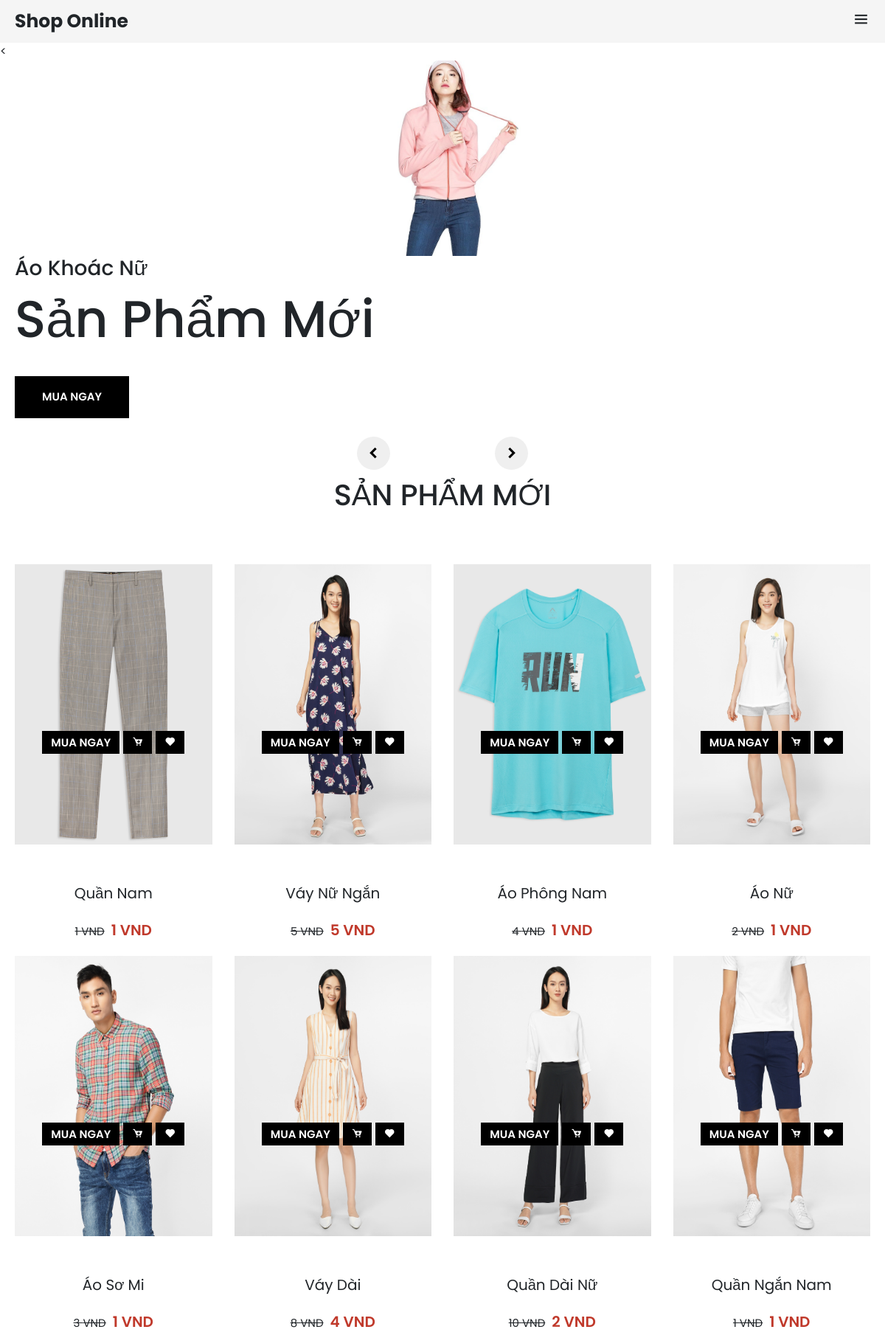
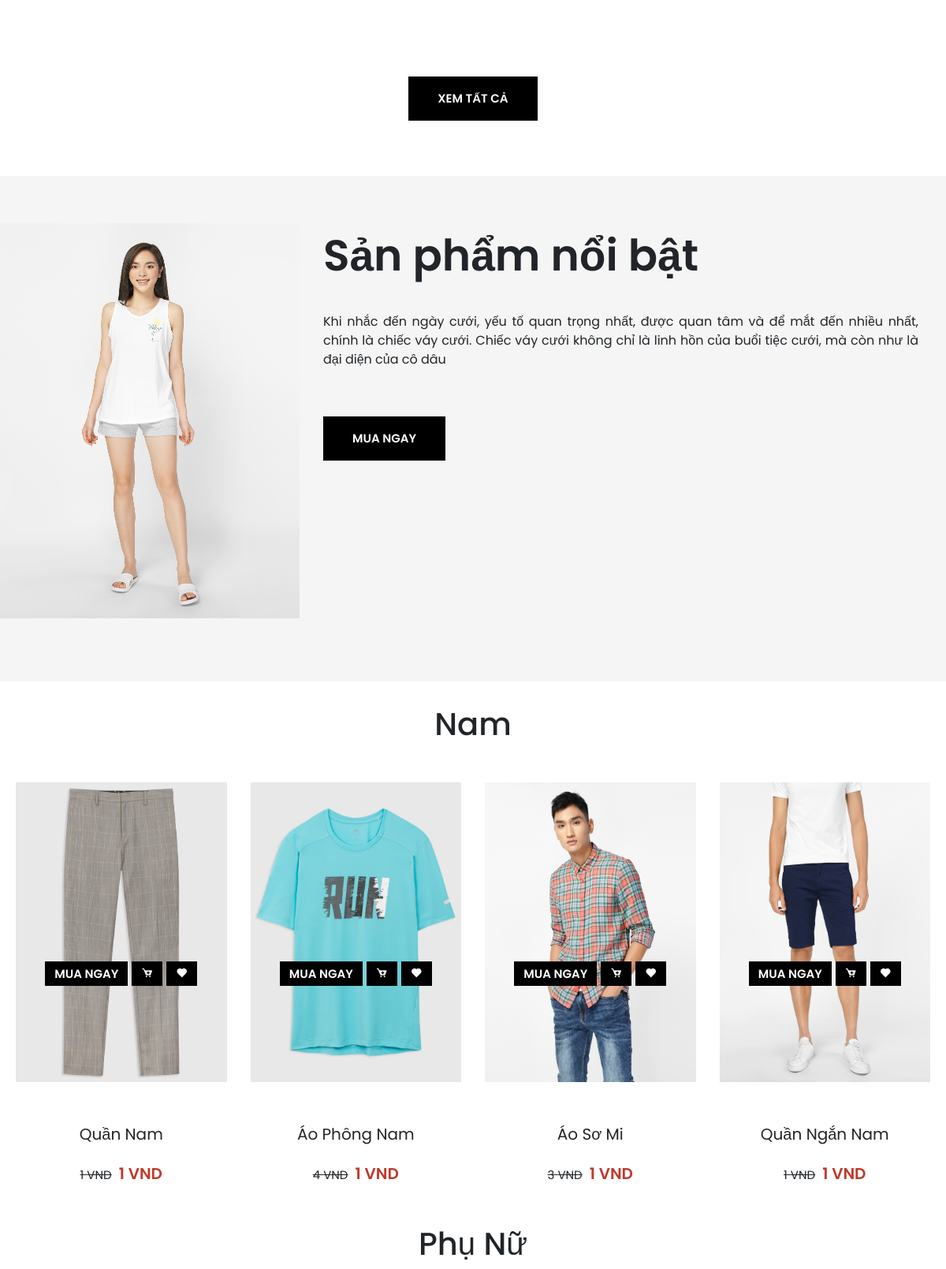
The page / (upper part) on the database its author committed (2 pictures, top to bottom).
### tables this page shows
CREATE TABLE `product` (
  `id` int(11) NOT NULL,
  `category_id` int(11) DEFAULT NULL,
  `title` varchar(250) DEFAULT NULL,
  `price` int(11) DEFAULT NULL,
  `discount` int(11) DEFAULT NULL,
  `thumbnail` varchar(500) DEFAULT NULL,
  `description` longtext DEFAULT NULL,
  `created_at` datetime DEFAULT NULL,
  `updated_at` datetime DEFAULT NULL,
  `deleted` int(11) DEFAULT NULL
);

CREATE TABLE `category` (
  `id` int(11) NOT NULL,
  `name` varchar(100) DEFAULT NULL
);

### database/dbhelper.php (called while the page is built, shortened)
<?php
function executeResult($sql,$isSingle = false){
	$data = null;
	$conn = mysqli_connect(HOST,USERNAME,PASSWORD,DATABASE);
	mysqli_set_charset($conn,'utf8');
	$resultset = mysqli_query($conn,$sql);
	if($isSingle){
		$data = mysqli_fetch_array($resultset,1);
	}else{
		$data = [];
		while(($row = mysqli_fetch_array($resultset,1)) != null){
			$data[] = $row;
		}
	}
	return $data;
}

### index.php (the view, shortened to what this page needs)
<?php
require_once('layouts/header.php');
?>
<<!DOCTYPE html>
<html>
<head>
    <link href='https://unpkg.com/boxicons@2.0.7/css/boxicons.min.css' rel='stylesheet'>
    <link rel="stylesheet" href="./assets/css/grid.css">
    <link rel="stylesheet" href="./assets/css/app.css">
</head>
<body>
    <div class="hero">
        <div class="slider">
            <div class="container">
                <div class="slide active">
                    <div class="info">
                        <div class="info-content">
                            <h3 class="top-down">
                                Áo Khoác Nữ
                            </h3>
                            <h2 class="top-down trans-delay-0-2">
                                Sản Phẩm Mới
                            </h2>
                            <div class="top-down trans-delay-0-6">
                                <button class="btn-flat btn-hover">
                                    <span>Mua Ngay</span>
                                </button>
                            </div>
                        </div>
                    </div>
                    <div class="img top-down">
                        <img src="./assets/photos/top-shop-ban-ao-khoac-nu-dep-hcm-10.jpg" alt="">
                    </div>
                </div>
            </div>
            <button class="slide-controll slide-next">
                <i class='bx bxs-chevron-right'></i>
            </button>
            <button class="slide-controll slide-prev">
                <i class='bx bxs-chevron-left'></i>
            </button>
        </div>
    </div>
<div class="container">
  <div class="section-header">
                <h2>Sản Phẩm Mới</h2>
            </div>
<div class="row" style="margin-top: 50px;">
  <?php
  foreach($lastestItems as $item){
    echo '
    <div class="col-md-3 col-6 product-card">
    <div class"product-card-img">
       <a href="detail.php?id='.$item['id'].'"><img src="'.$item['thumbnail'].'" style="height:380px; width: 400px"></a>
    </div>
       <div class="product-btn">
                                <button class="btn-flat btn-hover btn-shop-now">Mua Ngay</button>
                                <button onclick="addCart('.$item['id'].',1)" class="btn-flat btn-hover btn-cart-add">
                                    <i class="bx bxs-cart-add"></i>
                                </button>
                                <button class="btn-flat btn-hover btn-cart-add">
                                    <i class="bx bxs-heart"></i>
                                </button>
                            </div>
       <div class="product-card-name">
                                 <p>'.$item['title'].'</p>
                            </div>
                             <div class="product-card-price">
                                <span><del>'.number_format($item['price']).' VND</del></span>
                                <span class="curr-price">'.number_format($item['discount']).' VND</span>
                            </div>
        </div>';
  }
  ?>
</div>
 <div class="section-footer">
                <a href="./products.php" class="btn-flat btn-hover">Xem tất cả</a>
            </div>
</div>
    <div class="bg-second">
        <div class="section container">
            <div class="row">
                <div class="col-4 col-md-4">
                    <div class="sp-item-img">
                        <img src="./assets/photos/aonuda2.jpg" alt="">
                    </div>
                </div>
                <div class="col-7 col-md-8">
                    <div class="sp-item-info">
                        <div class="sp-item-name">Sản phẩm nổi bật</div>
                        <p class="sp-item-description">
                            Khi nhắc đến ngày cưới, yếu tố quan trọng nhất, được quan tâm và để mắt đến nhiều nhất, chính là chiếc váy cưới. Chiếc váy cưới không chỉ là linh hồn của buổi tiệc cưới, mà còn như là đại diện của cô dâu
                        </p>
                        <button class="btn-flat btn-hover">Mua Ngay</button>
                    </div>
                </div>
            </div>
        </div>
    </div>
<?php
$count = 0;
foreach($menuItems as $item){
    $sql = "select product.*, category.name as category_name from product left join category on product.category_id = category.id where product.category_id = ".$item['id']." order by product.updated_at desc limit 0,4";
    $items = executeResult($sql);
    if ($items == null || count($items) <4 ) continue;
?>
<div  style="background-color: <?=($count++%2 ==0)?'white':''?>;">
<div class="container">
  <h1 style="text-align: center;margin-top: 30px;" ><?=$item['name']?></h1>
<div class="row" style="margin-top: 50px;">
  <?php
  foreach($items as $pItem){
    echo '
    <div class="col-md-3 col-6 product-card">
    <div class"product-card-img">
       <a href="detail.php?id='.$pItem['id'].'"><img src="'.$pItem['thumbnail'].'" style="height:380px; width: 400px"></a>
    </div>
       <div class="product-btn">
                                <button class="btn-flat btn-hover btn-shop-now">Mua Ngay</button>
                                <button onclick="addCart('.$pItem['id'].',1)" class="btn-flat btn-hover btn-cart-add">
                                    <i class="bx bxs-cart-add"></i>
                                </button>
                                <button class="btn-flat btn-hover btn-cart-add">
                                    <i class="bx bxs-heart"></i>
                                </button>
                            </div>
       <div class="product-card-name">
                                 <p>'.$pItem['title'].'</p>
                            </div>
                             <div class="product-card-price">
                                <span><del>'.number_format($pItem['price']).' VND</del></span>
                                <span class="curr-price">'.number_format($pItem['discount']).' VND</span>
                            </div>
        </div>';
  }
  ?>
</div>
</div>
</div>
</body>
</html>
<?php
}
?>
<?php
require_once('layouts/footer.php');
 ?>

### assets/css/grid.css (style rules this page uses)
.row { display: flex; flex-wrap: wrap; margin: 0 -15px; }
[class*="col-"] { padding: 0 15px; margin-bottom: 20px; }
.col-4 { width: 33.33%; }
.col-6 { width: 50%; }
.col-7 { width: 58.33%; }
@media only screen and (max-width: 1280px) { .col-md-3 { width: 25%; } }
@media only screen and (max-width: 1280px) { .col-md-4 { width: 33.33%; } }
@media only screen and (max-width: 1280px) { .col-md-8 { width: 66.66%; } }

### layouts/header.php (style rules this page uses)
.bg-second { background-color: #f5f5f5; }
.container { max-width: 1366px; margin: auto; padding: 0 20px; position: relative; }

### rows shown on the page
product: thumbnail (picture), title "Quần Nam", price "1", discount "1"
product: thumbnail (picture), title "Váy Nữ Ngắn", price "5", discount "5"
product: thumbnail (picture), title "Áo Phông Nam", price "4", discount "1"
product: thumbnail (picture), title "Áo Nữ", price "2", discount "1"
product: thumbnail (picture), title "Áo Sơ Mi", price "3", discount "1"
product: thumbnail (picture), title "Váy Dài", price "8", discount "4"
product: thumbnail (picture), title "Quần Dài Nữ", price "10", discount "2"
product: thumbnail (picture), title "Quần Ngắn Nam", price "1", discount "1"
category: name "Nam"
category: name "Phụ Nữ"
